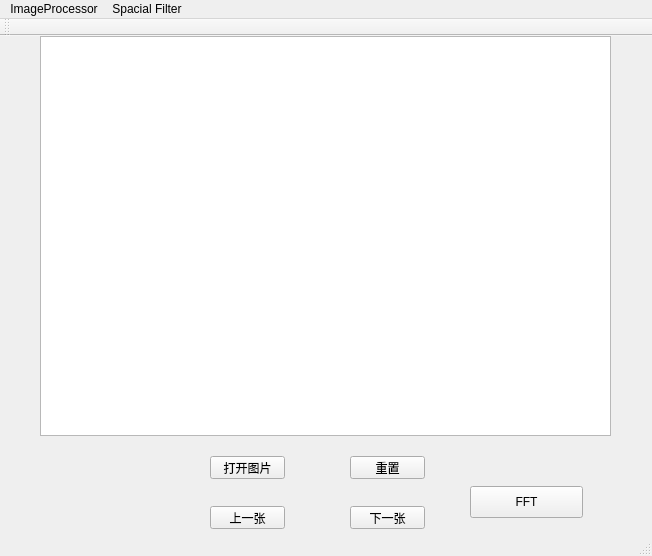
<?xml version="1.0" encoding="UTF-8"?>
<ui version="4.0">
 <class>MainWindow</class>
 <widget class="QMainWindow" name="MainWindow">
  <property name="geometry">
   <rect>
    <x>0</x>
    <y>0</y>
    <width>652</width>
    <height>556</height>
   </rect>
  </property>
  <property name="windowTitle">
   <string>MainWindow</string>
  </property>
  <widget class="QWidget" name="centralWidget">
   <widget class="QPushButton" name="btn_open">
    <property name="geometry">
     <rect>
      <x>210</x>
      <y>420</y>
      <width>75</width>
      <height>23</height>
     </rect>
    </property>
    <property name="text">
     <string>打开图片</string>
    </property>
   </widget>
   <widget class="QGraphicsView" name="graphicsView">
    <property name="geometry">
     <rect>
      <x>40</x>
      <y>0</y>
      <width>571</width>
      <height>400</height>
     </rect>
    </property>
   </widget>
   <widget class="QPushButton" name="btn_last">
    <property name="geometry">
     <rect>
      <x>210</x>
      <y>470</y>
      <width>75</width>
      <height>23</height>
     </rect>
    </property>
    <property name="text">
     <string>上一张</string>
    </property>
   </widget>
   <widget class="QPushButton" name="btn_next">
    <property name="geometry">
     <rect>
      <x>350</x>
      <y>470</y>
      <width>75</width>
      <height>23</height>
     </rect>
    </property>
    <property name="text">
     <string>下一张</string>
    </property>
   </widget>
   <widget class="QPushButton" name="btn_reset">
    <property name="geometry">
     <rect>
      <x>350</x>
      <y>420</y>
      <width>75</width>
      <height>23</height>
     </rect>
    </property>
    <property name="text">
     <string>重置</string>
    </property>
   </widget>
   <widget class="QPushButton" name="btn_FFT">
    <property name="geometry">
     <rect>
      <x>470</x>
      <y>450</y>
      <width>113</width>
      <height>32</height>
     </rect>
    </property>
    <property name="text">
     <string>FFT</string>
    </property>
   </widget>
  </widget>
  <widget class="QStatusBar" name="statusBar"/>
  <widget class="QMenuBar" name="menuBar">
   <property name="geometry">
    <rect>
     <x>0</x>
     <y>0</y>
     <width>652</width>
     <height>22</height>
    </rect>
   </property>
   <widget class="QMenu" name="menuImageProcessor">
    <property name="title">
     <string>ImageProcessor</string>
    </property>
    <addaction name="actionrgb2gray"/>
    <addaction name="actionpixelReverse"/>
    <addaction name="actionlog_trans"/>
    <addaction name="actionhisteq"/>
    <addaction name="actionhist_eq_for_rbg"/>
    <addaction name="actionhist_eq_for_hsi"/>
   </widget>
   <widget class="QMenu" name="menuSpacial_Filter">
    <property name="title">
     <string>Spacial Filter</string>
    </property>
    <addaction name="actionLinear"/>
    <addaction name="actionGauss_Blur"/>
    <addaction name="actionBilateral_Filter"/>
    <addaction name="actionMedian_Filter"/>
    <addaction name="actionExpand_Filter"/>
    <addaction name="actionExpand_Filter_RGB"/>
    <addaction name="actionCorrosion_Filter"/>
    <addaction name="actionCorrosion_Filter_RGB"/>
   </widget>
   <addaction name="menuImageProcessor"/>
   <addaction name="menuSpacial_Filter"/>
  </widget>
  <widget class="QToolBar" name="mainToolBar">
   <attribute name="toolBarArea">
    <enum>TopToolBarArea</enum>
   </attribute>
   <attribute name="toolBarBreak">
    <bool>false</bool>
   </attribute>
  </widget>
  <action name="actionrgb2gray">
   <property name="text">
    <string>rgb2gray</string>
   </property>
  </action>
  <action name="actionpixelReverse">
   <property name="text">
    <string>pixelReverse</string>
   </property>
  </action>
  <action name="actionlog_trans">
   <property name="text">
    <string>log transformation</string>
   </property>
  </action>
  <action name="actionhisteq">
   <property name="text">
    <string>hist eq for gray</string>
   </property>
  </action>
  <action name="actionhist_eq_for_rbg">
   <property name="text">
    <string>hist eq for rbg</string>
   </property>
  </action>
  <action name="actionhist_eq_for_hsi">
   <property name="text">
    <string>hist eq for hsi</string>
   </property>
  </action>
  <action name="actionLinear">
   <property name="text">
    <string>Linear</string>
   </property>
  </action>
  <action name="actionGauss_Blur">
   <property name="text">
    <string>Gauss Blur</string>
   </property>
  </action>
  <action name="actionBilateral_Filter">
   <property name="text">
    <string>Bilateral Filter</string>
   </property>
  </action>
  <action name="actionMedian_Filter">
   <property name="text">
    <string>Median Filter</string>
   </property>
  </action>
  <action name="actionExpand_Filter">
   <property name="text">
    <string>Expand Filter-Gray</string>
   </property>
  </action>
  <action name="actionCorrosion_Filter">
   <property name="text">
    <string>Corrosion Filter-Gray</string>
   </property>
  </action>
  <action name="actionExpand_Filter_RGB">
   <property name="text">
    <string>Expand Filter-RGB</string>
   </property>
  </action>
  <action name="actionCorrosion_Filter_RGB">
   <property name="text">
    <string>Corrosion Filter-RGB</string>
   </property>
  </action>
 </widget>
 <layoutdefault spacing="6" margin="11"/>
 <resources/>
 <connections/>
</ui>
